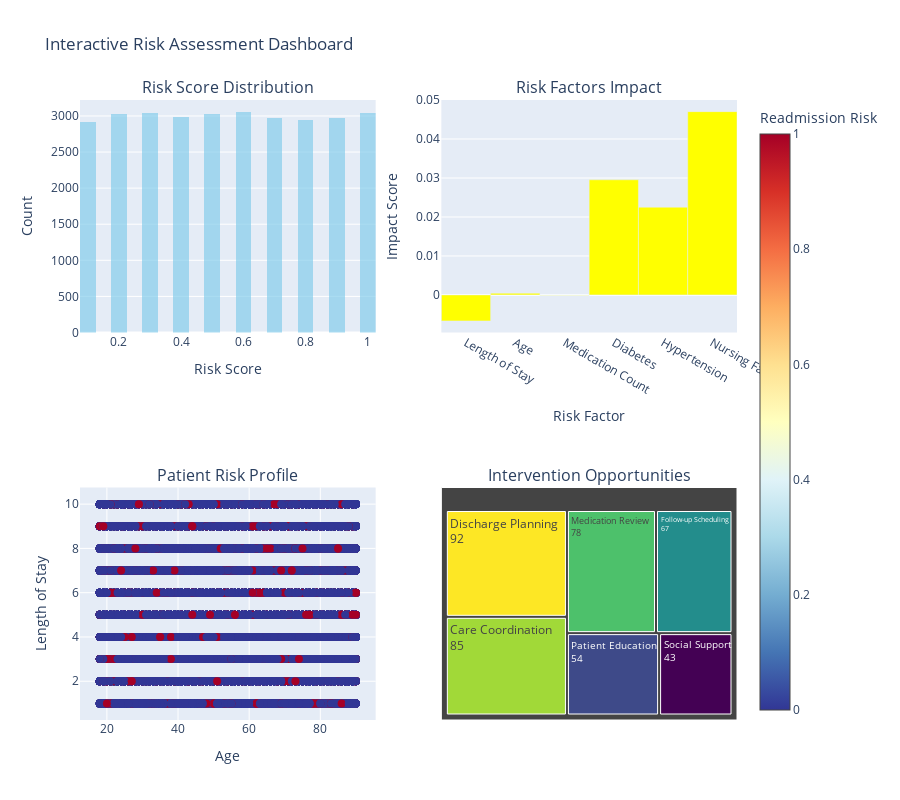

The notebook cell this image was saved under:
### Markdown cell above
### Data Quality Assessment Dashboard
---
This dashboard combines traditional statistical measures with visual diagnostics to assess data quality and identify patterns, outliers, and potential issues. The visualizations will help validate data preprocessing steps and inform modeling decisions for the readmission prediction task.

### Code cell
# Interactive dashboard using Plotly
import plotly.graph_objects as go
from plotly.subplots import make_subplots

fig = make_subplots(
    rows=2, cols=2,
    subplot_titles=('Risk Score Distribution', 'Risk Factors Impact',
                    'Patient Risk Profile', 'Intervention Opportunities'),
    specs=[[{"type": "histogram"}, {"type": "bar"}],
           [{"type": "scatter"}, {"type": "treemap"}]]
)

# Risk score distribution
risk_scores = dfDV['length_of_stay'] / dfDV['length_of_stay'].max()

fig.add_trace(
    go.Histogram(x=risk_scores, nbinsx=30, name='Risk Distribution',
                 marker_color='skyblue', opacity=0.7),
    row=1, col=1
)

# Risk factors impact
risk_factors = ['Length of Stay', 'Age', 'Medication Count',
                'Diabetes', 'Hypertension', 'Nursing Facility']

# Create a copy of the dataframe for numeric conversion
dfDV_numeric = dfDV.copy()

# Convert any string categorical variables to numeric
# For columns that might contain 'Yes'/'No' values
binary_columns = ['diabetes', 'hypertension']
for col in binary_columns:
    if col in dfDV_numeric.columns and dfDV_numeric[col].dtype == 'object':
        dfDV_numeric[col] = dfDV_numeric[col].map({'Yes': 1, 'No': 0})

# Check if any categorical columns remain and convert them
for col in dfDV_numeric.columns:
    if dfDV_numeric[col].dtype == 'object':
        # For binary categorical columns
        if dfDV_numeric[col].nunique() == 2:
            dfDV_numeric[col] = pd.get_dummies(dfDV_numeric[col], drop_first=True)
        # For multi-class categorical columns (if applicable)
        elif dfDV_numeric[col].nunique() > 2 and dfDV_numeric[col].nunique() < 10:
            dfDV_numeric = pd.get_dummies(dfDV_numeric, columns=[col], drop_first=True)

# Calculate correlations using the numeric dataframe
impact_scores = [
    dfDV_numeric.corr()['readmitted_30_days']['length_of_stay'],
    dfDV_numeric.corr()['readmitted_30_days']['age'],
    dfDV_numeric.corr()['readmitted_30_days']['medication_count'],
    dfDV_numeric.corr()['readmitted_30_days']['diabetes'],
    dfDV_numeric.corr()['readmitted_30_days']['hypertension'],
    dfDV_numeric.corr()['readmitted_30_days']['discharge_destination_Nursing_Facility']
]

fig.add_trace(
    go.Bar(x=risk_factors, y=impact_scores, name='Risk Impact',
           marker_color=['red' if abs(x) > 0.2 else 'orange' if abs(x) > 0.1 else 'yellow' for x in impact_scores]),
    row=1, col=2
)

# Patient risk profile scatter
fig.add_trace(
    go.Scatter(x=dfDV['age'], y=dfDV['length_of_stay'], mode='markers',
               marker=dict(size=8, color=dfDV['readmitted_30_days'], colorscale='RdYlBu_r',
                           showscale=True, colorbar=dict(title="Readmission Risk")),
               name='Patients'),
    row=2, col=1
)

# Intervention opportunities treemap
interventions = ['Care Coordination', 'Medication Review', 'Discharge Planning',
                 'Follow-up Scheduling', 'Patient Education', 'Social Support']
impact = [85, 78, 92, 67, 54, 43]

fig.add_trace(
    go.Treemap(
        labels=interventions,
        values=impact,
        parents=[""] * len(interventions),
        textinfo="label+value",
        marker=dict(colorscale='Viridis'),
        name='Interventions'
    ),
    row=2, col=2
)

fig.update_layout(height=800, showlegend=False,
                  title_text="Interactive Risk Assessment Dashboard")
fig.update_xaxes(title_text="Risk Score", row=1, col=1)
fig.update_yaxes(title_text="Count", row=1, col=1)
fig.update_xaxes(title_text="Risk Factor", row=1, col=2)
fig.update_yaxes(title_text="Impact Score", row=1, col=2)
fig.update_xaxes(title_text="Age", row=2, col=1)
fig.update_yaxes(title_text="Length of Stay", row=2, col=1)

fig.show()

### Figure 1 — Plotly figure (JSON) as saved in the notebook; plotly's stock layout.template omitted (floating-point values rounded to 4 significant figures; data arrays with more than 128 entries replaced by an {"elided": "..."} marker saying what was removed)
{"data": [{"marker": {"color": "skyblue"}, "name": "Risk Distribution", "nbinsx": 30, "opacity": 0.7, "type": "histogram", "x": {"elided": "30000 float values"}, "xaxis": "x", "yaxis": "y"}, {"marker": {"color": ["yellow", "yellow", "yellow", "yellow", "yellow", "yellow"]}, "name": "Risk Impact", "type": "bar", "x": ["Length of Stay", "Age", "Medication Count", "Diabetes", "Hypertension", "Nursing Facility"], "xaxis": "x2", "y": [-0.006655, 0.0004362, -9.851e-05, 0.02954, 0.02251, 0.04702], "yaxis": "y2"}, {"marker": {"color": {"elided": "30000 int values"}, "colorbar": {"title": {"text": "Readmission Risk"}}, "colorscale": [[0, "rgb(49,54,149)"], [0.1, "rgb(69,117,180)"], [0.2, "rgb(116,173,209)"], [0.3, "rgb(171,217,233)"], [0.4, "rgb(224,243,248)"], [0.5, "rgb(255,255,191)"], [0.6, "rgb(254,224,144)"], [0.7, "rgb(253,174,97)"], [0.8, "rgb(244,109,67)"], [0.9, "rgb(215,48,39)"], [1, "rgb(165,0,38)"]], "showscale": true, "size": 8}, "mode": "markers", "name": "Patients", "type": "scatter", "x": {"elided": "30000 int values"}, "xaxis": "x3", "y": {"elided": "30000 int values"}, "yaxis": "y3"}, {"domain": {"x": [0.55, 1], "y": [0, 0.375]}, "labels": ["Care Coordination", "Medication Review", "Discharge Planning", "Follow-up Scheduling", "Patient Education", "Social Support"], "marker": {"colorscale": [[0, "#440154"], [0.1111, "#482878"], [0.2222, "#3e4989"], [0.3333, "#31688e"], [0.4444, "#26828e"], [0.5556, "#1f9e89"], [0.6667, "#35b779"], [0.7778, "#6ece58"], [0.8889, "#b5de2b"], [1, "#fde725"]]}, "name": "Interventions", "parents": ["", "", "", "", "", ""], "textinfo": "label+value", "type": "treemap", "values": [85, 78, 92, 67, 54, 43]}], "layout": {"annotations": [{"font": {"size": 16}, "showarrow": false, "text": "Risk Score Distribution", "x": 0.225, "xanchor": "center", "xref": "paper", "y": 1, "yanchor": "bottom", "yref": "paper"}, {"font": {"size": 16}, "showarrow": false, "text": "Risk Factors Impact", "x": 0.775, "xanchor": "center", "xref": "paper", "y": 1, "yanchor": "bottom", "yref": "paper"}, {"font": {"size": 16}, "showarrow": false, "text": "Patient Risk Profile", "x": 0.225, "xanchor": "center", "xref": "paper", "y": 0.375, "yanchor": "bottom", "yref": "paper"}, {"font": {"size": 16}, "showarrow": false, "text": "Intervention Opportunities", "x": 0.775, "xanchor": "center", "xref": "paper", "y": 0.375, "yanchor": "bottom", "yref": "paper"}], "height": 800, "showlegend": false, "title": {"text": "Interactive Risk Assessment Dashboard"}, "xaxis": {"anchor": "y", "domain": [0, 0.45], "title": {"text": "Risk Score"}}, "xaxis2": {"anchor": "y2", "domain": [0.55, 1], "title": {"text": "Risk Factor"}}, "xaxis3": {"anchor": "y3", "domain": [0, 0.45], "title": {"text": "Age"}}, "yaxis": {"anchor": "x", "domain": [0.625, 1], "title": {"text": "Count"}}, "yaxis2": {"anchor": "x2", "domain": [0.625, 1], "title": {"text": "Impact Score"}}, "yaxis3": {"anchor": "x3", "domain": [0, 0.375], "title": {"text": "Length of Stay"}}}}
